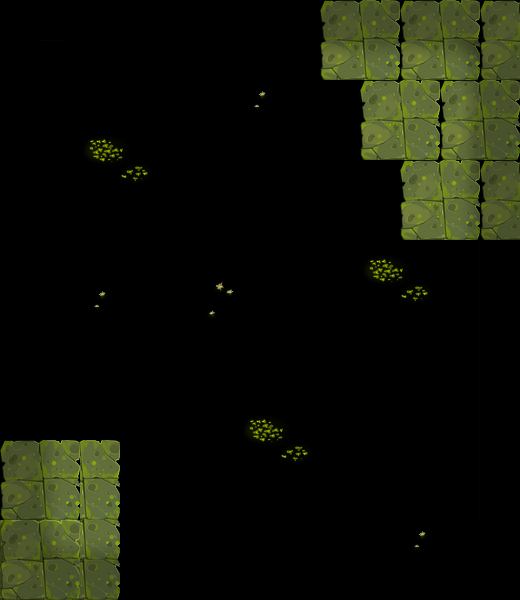

Tiled map render using the project's own tile images. Description and the map definition, with tile-layer contents summarised, below:
An orthogonal 13x15 tile map with 40x40 px tiles, 2 tile layers (块层 1, 块层 2).

<map version="1.0" orientation="orthogonal" width="13" height="15" tilewidth="40" tileheight="40">
 <tileset firstgid="1" name="clmap_skin" tilewidth="40" tileheight="40">
  <image source="clmap_skin.png" width="400" height="440" />
 </tileset>
 <layer name="块层 1" width="13" height="15">
  <data>[195 cells, 52 non-empty, 14 distinct tile ids]</data>
 </layer>
 <layer name="块层 2" width="13" height="15">
  <data>[195 cells, 96 non-empty, 9 distinct tile ids]</data>
 </layer>
</map>
